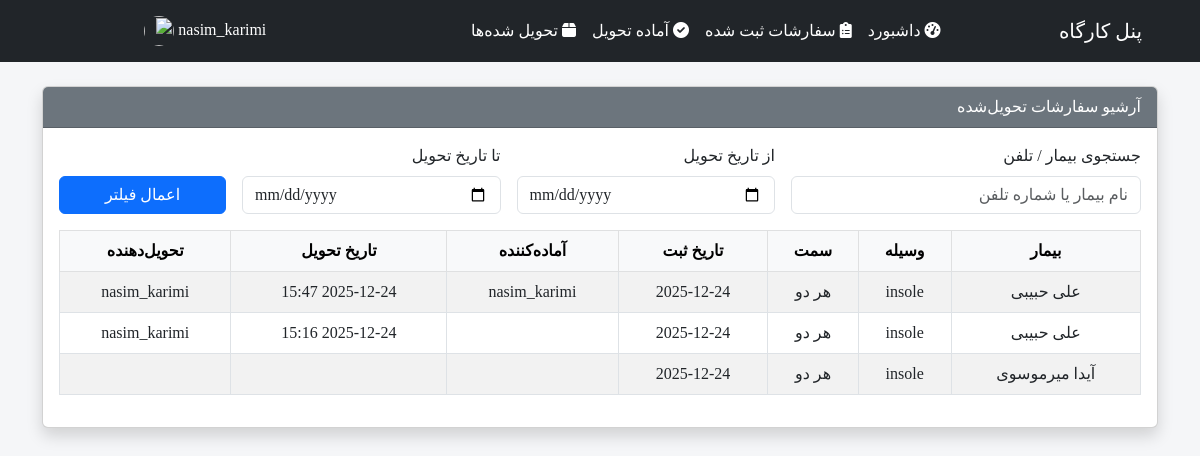
The app's page /reception/archive/ (signed in), older data.
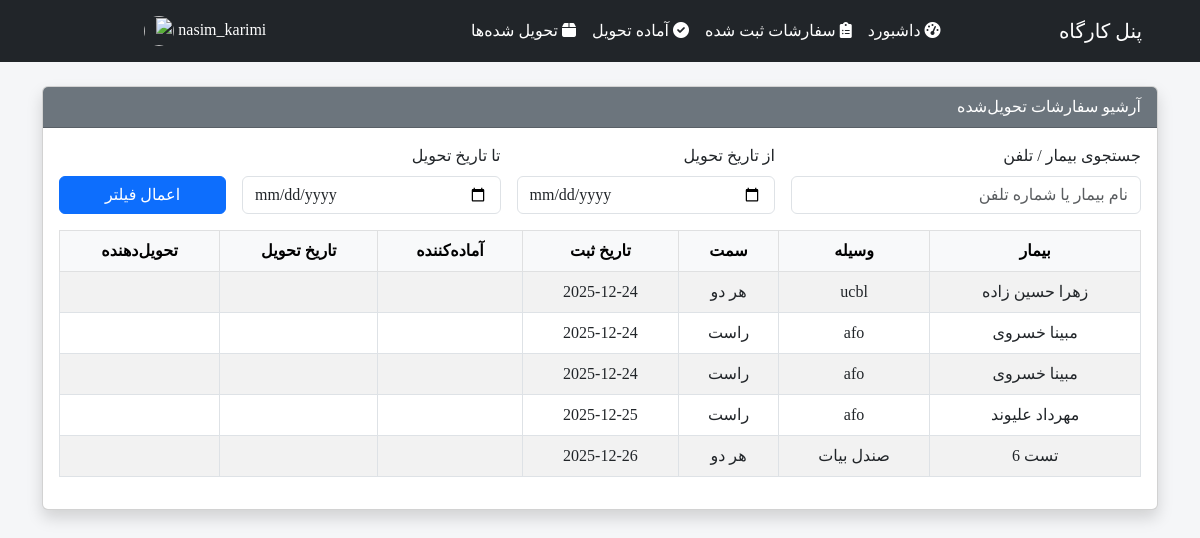
The same page, newer data.
### WorkShop/models.py (models this page shows, shortened)
class Order(models.Model):
    DEVICE_CHOICES = [
        ('CNC insole', 'کفی طبی CNC'),
        ('Functional insole', 'کفی طبی فانکشنال'),
        ('Pu insole', 'کفی طبی Pu'),
        ('SandalA', 'صندل آرامو'),
        ('SandalB', 'صندل بیات'),
        ('SandalO', 'صندل ارسی'),
    ]
    SIDE_CHOICES = [
        ('both', 'هر دو'),
        ('right', 'راست'),
        ('left', 'چپ'),
    ]
    PRIORITY_CHOICES = [
        ('normal', 'عادی'),
        ('urgent', 'اورژانسی'),
    ]
    STATUS_CHOICES = [
        ('registered', 'ثبت شده'),
        ("ordered", "سفارش داده شده"),
        ('received', 'دریافت شده از تأمین‌کننده'),
        ('in_progress', 'در حال ساخت'),
        ('ready', 'آماده تحویل'),
        ('canceled', 'لغو شده'),
        ('delivered', 'تحویل داده شده'),
    ]
    SEND_TO_CHOICES = [
        ('workshop', 'کارگاه'),
        ('examiner', 'اتاق معاینه'),
    ]
    created_by = models.ForeignKey(
        User,
        on_delete=models.SET_NULL,
        null=True,
        blank=True,
        related_name='created_orders',
        verbose_name='ثبت‌کننده'
    )
    ready_by = models.ForeignKey(
        User,
        on_delete=models.SET_NULL,
        null=True,
        blank=True,
        related_name='ready_orders',
        verbose_name='آماده‌کننده'
    )
    case_number = models.CharField(
        max_length=50, blank=True, null=True, verbose_name='شماره پرونده')
    patient_name = models.CharField(max_length=100, verbose_name='نام بیمار')
    device_type = models.CharField(
        max_length=20,
        choices=DEVICE_CHOICES,
        verbose_name='نوع ارتوز'
    )
    side = models.CharField(
        max_length=10,
        choices=SIDE_CHOICES,
        verbose_name='اندام مورد نظر'
    )
    technical_notes = models.CharField(
        blank=False, verbose_name='خلاصه پرونده', editable=True,)
    designes = models.CharField(
        blank=False, verbose_name='طراحی‌ها', default='', editable=True, )
    different_designs = models.BooleanField(
        default=False, verbose_name="آیا دو پا متفاوت هستند؟")
    different_technical_notes = models.BooleanField(
        default=False,
        verbose_name="آیا خلاصه پرونده برای پای چپ و راست متفاوت است؟"
    )
    designes_left = models.TextField(blank=True, null=True)
    designes_right = models.TextField(blank=True, null=True)
    technical_notes_left = models.TextField(blank=True, null=True)
    technical_notes_right = models.TextField(blank=True, null=True)
    priority = models.CharField(
        max_length=10,
        choices=PRIORITY_CHOICES,
        default='normal',
        verbose_name='اولویت'
    )
    send_to = models.CharField(
        max_length=60,
        choices=SEND_TO_CHOICES,
        default='workshop',
        verbose_name='ارسال به'
    )
    status = models.CharField(
        max_length=20, choices=STATUS_CHOICES, default='registered', verbose_name='وضعیت')
    delivered_at = models.DateTimeField(null=True, blank=True)
    delivered_by = models.ForeignKey(
        User,
        null=True,
        blank=True,
        on_delete=models.SET_NULL,
        related_name='delivered_orders'
    )
    workshop_notes = models.TextField(blank=True)
    created_at = models.DateTimeField(auto_now_add=True)
    ready_at = models.DateTimeField(null=True, blank=True)

### WorkShop/decorators.py (the view)
        def wrapper(request, *args, **kwargs):
            if not request.user.is_authenticated:
                return redirect('login')
            if request.user.groups.filter(name=group_name).exists():
                return view_func(request, *args, **kwargs)
            return redirect('login')

### WorkShop/views.py (called while the page is built)
@group_required('Reception')
def delivered_orders_archive(request):
    orders = Order.objects.filter(status='delivered')
    search = request.GET.get('search')
    if search:
        orders = orders.filter(
            Q(patient_name__icontains=search)
        )
    start_date = request.GET.get('start_date')
    end_date = request.GET.get('end_date')
    if start_date:
        orders = orders.filter(delivered_at__date__gte=start_date)
    if end_date:
        orders = orders.filter(delivered_at__date__lte=end_date)
    orders = orders.select_related(
        'ready_by', 'delivered_by'
    ).order_by('-delivered_at')
    return render(
        request,
        'workshop/delivered_archive.html',
        {
            'orders': orders,
            'search': search,
            'start_date': start_date,
            'end_date': end_date,
        }
    )

### WorkShop/templates/workshop/delivered_archive.html (shortened to what this page needs)
{% extends 'workshop/base.html' %}
{% block content %}
<div class="card shadow">
    <div class="card-header bg-secondary text-white">
        آرشیو سفارشات تحویل‌شده
    </div>
    <div class="card-body">
        <form method="get" class="row g-3 mb-3">
            <div class="col-md-4">
                <label class="form-label">جستجوی بیمار / تلفن</label>
                <input type="text" name="search" class="form-control" value="{{ search|default:'' }}"
                    placeholder="نام بیمار یا شماره تلفن">
            </div>
            <div class="col-md-3">
                <label class="form-label">از تاریخ تحویل</label>
                <input type="date" name="start_date" class="form-control" value="{{ start_date|default:'' }}">
            </div>
            <div class="col-md-3">
                <label class="form-label">تا تاریخ تحویل</label>
                <input type="date" name="end_date" class="form-control" value="{{ end_date|default:'' }}">
            </div>
            <div class="col-md-2 d-flex align-items-end">
                <button class="btn btn-primary w-100">اعمال فیلتر</button>
            </div>
        </form>
        <table class="table table-striped table-bordered text-center align-middle">
            <thead class="table-light">
                <tr>
                    <th>بیمار</th>
                    <th>وسیله</th>
                    <th>سمت</th>
                    <th>تاریخ ثبت</th>
                    <th>آماده‌کننده</th>
                    <th>تاریخ تحویل</th>
                    <th>تحویل‌دهنده</th>
                </tr>
            </thead>
            <tbody>
                {% for order in orders %}
                <tr>
                    <td>{{ order.patient_name }}</td>
                    <td>{{ order.get_device_type_display }}</td>
                    <td>{{ order.get_side_display }}</td>
                    <td>{{ order.created_at|date:"Y-m-d" }}</td>
                    <td>{{ order.ready_by.username }}</td>
                    <td>{{ order.delivered_at|date:"Y-m-d H:i" }}</td>
                    <td>{{ order.delivered_by.username }}</td>
                </tr>
                {% empty %}
                <tr>
                    <td colspan="7">سفارشی در آرشیو وجود ندارد</td>
                </tr>
                {% endfor %}
            </tbody>
        </table>
    </div>
</div>
{% endblock %}

Row changes from the older to the newer data that the page shows:
removed Order: patient_name "علی حبیبی", device_type "insole", side "هر دو", created_at "2025-12-24", ready_by.username "nasim_karimi", delivered_at "2025-12-24 15:47", delivered_by.username "nasim_karimi"
removed Order: patient_name "علی حبیبی", device_type "insole", side "هر دو", created_at "2025-12-24", delivered_at "2025-12-24 15:16", delivered_by.username "nasim_karimi"
removed Order: patient_name "آیدا میرموسوی", device_type "insole", side "هر دو", created_at "2025-12-24"
added Order: patient_name "زهرا حسین زاده", device_type "ucbl", side "هر دو", created_at "2025-12-24"
added Order: patient_name "مبینا خسروی", device_type "afo", side "راست", created_at "2025-12-24"
added Order: patient_name "مبینا خسروی", device_type "afo", side "راست", created_at "2025-12-24"
added Order: patient_name "مهرداد علیوند", device_type "afo", side "راست", created_at "2025-12-25"
added Order: patient_name "تست 6", device_type "صندل بیات", side "هر دو", created_at "2025-12-26"
